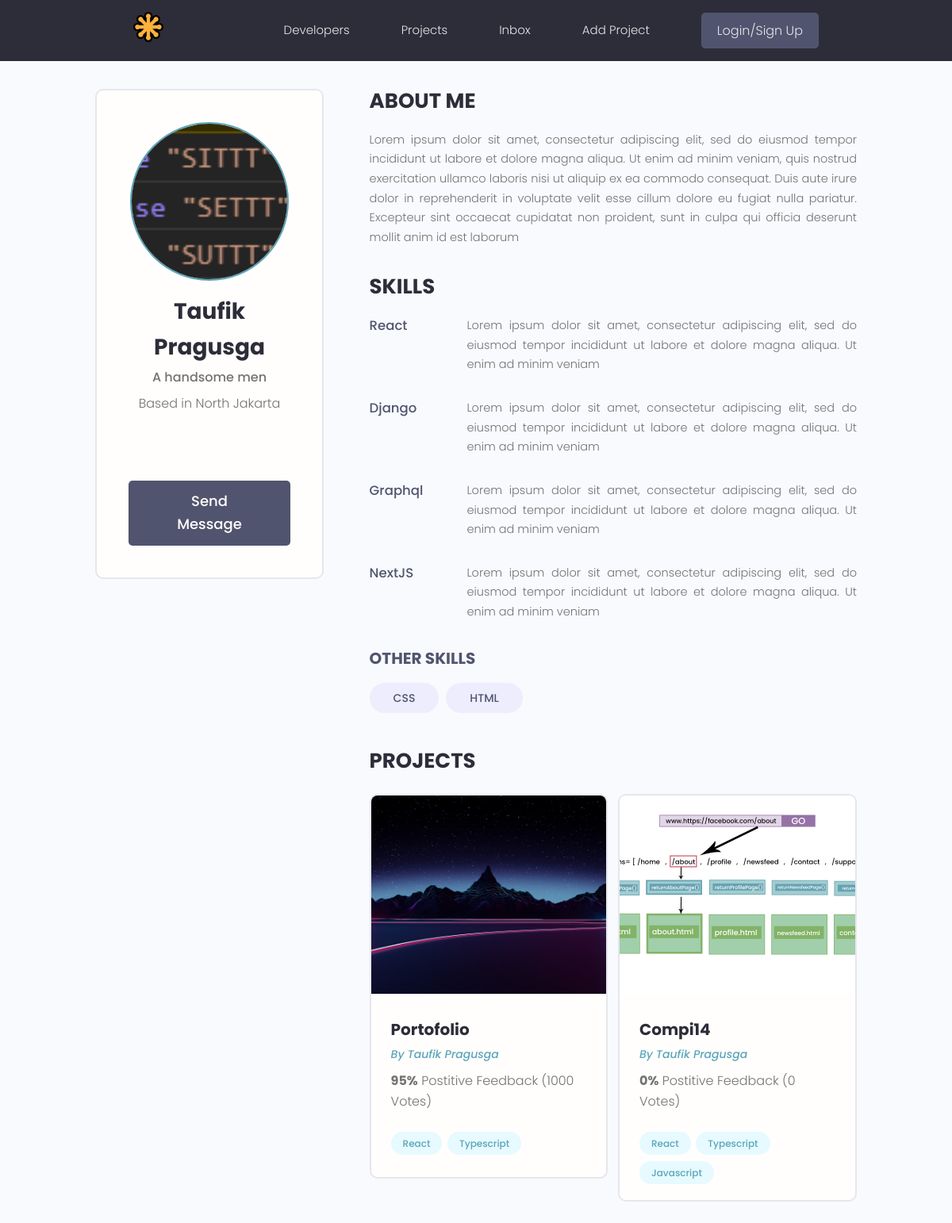
Before: /profile/9128a691-167a-487a-98bc-1b1c73d6d634/ with the older database file.
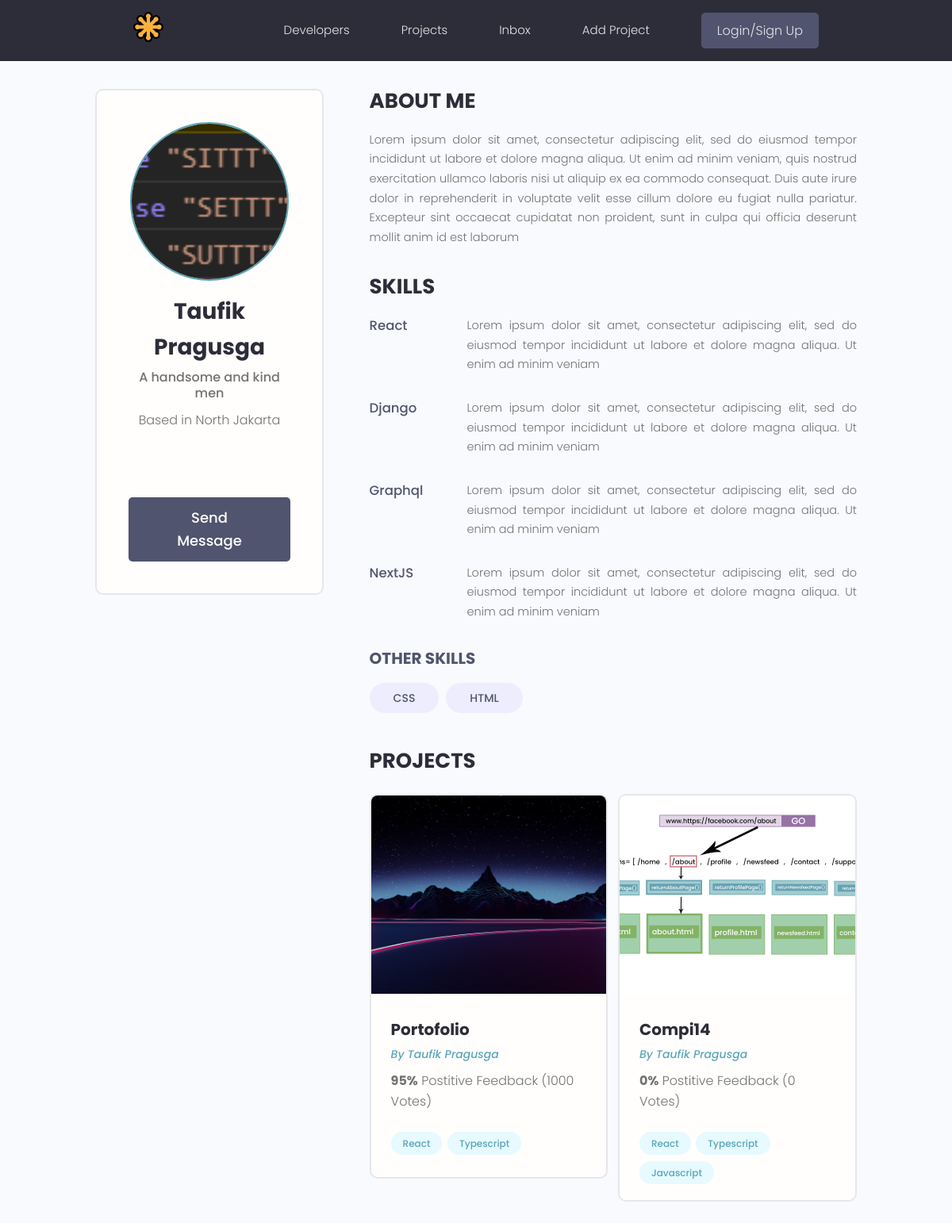
After: the same page with the newer database file.
### users/models.py (models this page shows, shortened)
class Profile(models.Model):
    id = models.UUIDField(primary_key=True, default=uuid.uuid4, editable=False)
    created_at = models.DateTimeField(auto_now_add=True)
    user = models.OneToOneField(User, on_delete=models.CASCADE)
    name = models.CharField(max_length=200, null=True, blank=True)
    username = models.CharField(max_length=200, null=True, blank=True)
    location = models.CharField(max_length=300, null=True, blank=True)
    email = models.CharField(max_length=200, null=True, blank=True)
    short_intro = models.CharField(max_length=200, null=True, blank=True)
    bio = models.TextField(null=True, blank=True)
    profile_image = models.ImageField(
        upload_to="profiles/",
        blank=True,
        null=True,
        default="profiles/default.jpg",
    )
    social_github = models.CharField(max_length=200, null=True, blank=True)
    social_twitter = models.CharField(max_length=200, null=True, blank=True)
    social_linkedin = models.CharField(max_length=200, null=True, blank=True)
    social_youtube = models.CharField(max_length=200, null=True, blank=True)

### users/views.py (the view)
# urls.py: path("profile/<str:pk>/", views.userProfile, name="user-profile"),
def userProfile(request, pk):
    profile = Profile.objects.get(pk=pk)
    topSkills = profile.skill_set.exclude(description__exact="")
    otherSkills = profile.skill_set.filter(description="")
    context = {
        "profile": profile,
        "topSkills": topSkills,
        "otherSkills": otherSkills,
    }
    return render(request, "users/user-profile.html", context)

### projects/models.py (called while the page is built)
    def __str__(self):
        return self.name

### users/models.py (called while the page is built)
    def __str__(self):
        return str(self.name)

### users/templates/users/user-profile.html (shortened to what this page needs)
{% extends 'main.html' %}
{% block content %}
<main class="profile my-md">
  <div class="container">
    <div class="layout">
      <div class="column column--1of3">
        <div class="card text-center">
          <div class="card__body dev">
            <img class="avatar avatar--xl" src="{{profile.profile_image.url}}" />
            <h2 class="dev__name">{{profile.name}}</h2>
            <p class="dev__title">{{profile.short_intro}}</p>
            <p class="dev__location">Based in {{profile.location}}</p>
            <ul class="dev__social">
            </ul>
            <a href="#" class="btn btn--sub btn--lg">Send Message </a>
          </div>
        </div>
      </div>
      <div class="column column--2of3">
        <div class="devInfo">
          <h3 class="devInfo__title">About Me</h3>
          <p class="devInfo__about">
            {{profile.bio}}
          </p>
        </div>
        <div class="devInfo">
          <h3 class="devInfo__title">Skills</h3>
          <div class="devInfo__skills">
            {% for skill in topSkills %}
            <div class="devSkill">
              <h4 class="devSkill__title">{{skill}}</h4>
              <p class="devSkill__info">
                {{skill.description}}
              </p>
            </div>
            {% endfor %}
            <h3 class="devInfo__subtitle">Other Skills</h3>
            <div class="devInfo__otherSkills">
              {% for skill in otherSkills %}
              <span class="tag tag--pill tag--sub tag--lg">
                <small>{{skill}}</small>
              </span>
              {% endfor %}
            </div>
          </div>
        </div>
        <div class="devInfo">
          <h3 class="devInfo__title">Projects</h3>
          <div class="grid grid--two">
            {% for project in profile.project_set.all %}
            <div class="column">
              <div class="card project">
                <a href="{% url 'project' project.id %}" class="project">
                  <img class="project__thumbnail" src="{{ project.featured_image.url }}" alt="project thumbnail" />
                  <div class="card__body">
                    <h3 class="project__title">{{project.title}}</h3>
                    <p><a class="project__author" href="{% url 'user-profile' project.owner.id %}">By
                        {{project.owner.name}}</a>
                    </p>
                    <p class="project--rating">
                      <span style="font-weight: bold;">{{project.vote_ratio}}%</span> Postitive
                      Feedback ({{project.vote_total}} Vote{{project.vote_total|pluralize:"s"}})
                    </p>
                    <div class="project__tags">
                      {% for tag in project.tags.all %}
                      <span class="tag tag--pill tag--main">
                        <small>{{tag}}</small>
                      </span>
                      {% endfor %}
                    </div>
                  </div>
                </a>
              </div>
            </div>
            {% endfor %}
          </div>
        </div>
      </div>
    </div>
  </div>
</main>
{% endblock content %}

Changed rows visible on the page:
changed Profile "Taufik Pragusga": short_intro "A handsome men" → "A handsome and kind men"
